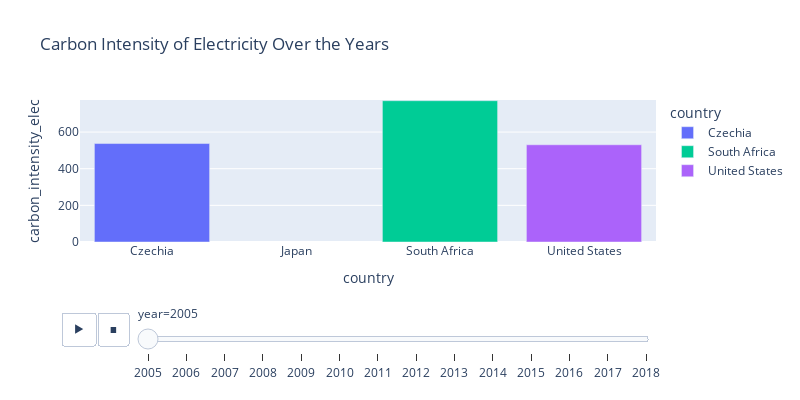

Here is the notebook cell this chart was saved with:
### Code cell
# Filter the DataFrame for the years 2005 to 2024
filtered_df = df_mongo[(df_mongo['year'] >= 2005) & (df_mongo['year'] <= 2024)]

# Group by country and calculate the average carbon intensity of electricity for each country
avg_carbon_intensity = filtered_df.groupby('country')['carbon_intensity_elec'].mean().reset_index()

# Sort by carbon intensity and select the top N countries (e.g., top 5)
top_countries = avg_carbon_intensity.sort_values('carbon_intensity_elec', ascending=False).head(4)['country'].tolist()

# Filter the original DataFrame for the top N countries
df_filtered = filtered_df[filtered_df['country'].isin(top_countries)]

# Check if there are any entries in the filtered DataFrame
if df_filtered.empty:
    print("No data available for the top countries and year range.")
else:
    # Create the bar chart with the filtered data
    fig = px.bar(df_filtered, 
                 x='country', 
                 y='carbon_intensity_elec', 
                 color='country', 
                 animation_frame="year", 
                 animation_group="country", 
                 range_y=[0, df_filtered['carbon_intensity_elec'].max()], 
                 title=('Carbon Intensity of Electricity Over the Years'),
                 width=800,  
                 height=400)
    

# Save the plot as an HTML file
html_filename = 'Carbon Intensity of Electricity Over the Years_plotly.html'
fig.write_html(html_filename)

# Show the visual
fig.show()

### Figure 1 — Plotly figure (JSON) as saved in the notebook; plotly's stock layout.template omitted (floating-point values rounded to 4 significant figures)
{"data": [{"alignmentgroup": "True", "hovertemplate": "country=%{x}<br>year=2005<br>carbon_intensity_elec=%{y}<extra></extra>", "ids": ["Czechia", "Czechia", "Czechia", "Czechia", "Czechia", "Czechia", "Czechia", "Czechia", "Czechia", "Czechia", "Czechia", "Czechia", "Czechia", "Czechia", "Czechia", "Czechia", "Czechia", "Czechia", "Czechia", "Czechia", "Czechia", "Czechia", "Czechia"], "legendgroup": "Czechia", "marker": {"color": "#636efa", "pattern": {"shape": ""}}, "name": "Czechia", "offsetgroup": "Czechia", "orientation": "v", "showlegend": true, "textposition": "auto", "type": "bar", "x": ["Czechia", "Czechia", "Czechia", "Czechia", "Czechia", "Czechia", "Czechia", "Czechia", "Czechia", "Czechia", "Czechia", "Czechia", "Czechia", "Czechia", "Czechia", "Czechia", "Czechia", "Czechia", "Czechia", "Czechia", "Czechia", "Czechia", "Czechia"], "xaxis": "x", "y": [537.3, 537.3, 537.3, 537.3, 537.3, 537.3, 537.3, 537.3, 537.3, 537.3, 537.3, 537.3, 537.3, 537.3, 537.3, 537.3, 537.3, 537.3, 537.3, 537.3, 537.3, 537.3, 537.3], "yaxis": "y"}, {"alignmentgroup": "True", "hovertemplate": "country=%{x}<br>year=2005<br>carbon_intensity_elec=%{y}<extra></extra>", "ids": ["South Africa", "South Africa", "South Africa", "South Africa", "South Africa", "South Africa", "South Africa", "South Africa", "South Africa", "South Africa", "South Africa", "South Africa", "South Africa", "South Africa", "South Africa", "South Africa", "South Africa", "South Africa", "South Africa", "South Africa", "South Africa", "South Africa", "South Africa"], "legendgroup": "South Africa", "marker": {"color": "#00cc96", "pattern": {"shape": ""}}, "name": "South Africa", "offsetgroup": "South Africa", "orientation": "v", "showlegend": true, "textposition": "auto", "type": "bar", "x": ["South Africa", "South Africa", "South Africa", "South Africa", "South Africa", "South Africa", "South Africa", "South Africa", "South Africa", "South Africa", "South Africa", "South Africa", "South Africa", "South Africa", "South Africa", "South Africa", "South Africa", "South Africa", "South Africa", "South Africa", "South Africa", "South Africa", "South Africa"], "xaxis": "x", "y": [771.0, 771.0, 771.0, 771.0, 771.0, 771.0, 771.0, 771.0, 771.0, 771.0, 771.0, 771.0, 771.0, 771.0, 771.0, 771.0, 771.0, 771.0, 771.0, 771.0, 771.0, 771.0, 771.0], "yaxis": "y"}, {"alignmentgroup": "True", "hovertemplate": "country=%{x}<br>year=2005<br>carbon_intensity_elec=%{y}<extra></extra>", "ids": ["United States", "United States", "United States", "United States", "United States", "United States", "United States", "United States", "United States", "United States", "United States", "United States", "United States", "United States", "United States", "United States", "United States", "United States", "United States", "United States", "United States", "United States", "United States"], "legendgroup": "United States", "marker": {"color": "#ab63fa", "pattern": {"shape": ""}}, "name": "United States", "offsetgroup": "United States", "orientation": "v", "showlegend": true, "textposition": "auto", "type": "bar", "x": ["United States", "United States", "United States", "United States", "United States", "United States", "United States", "United States", "United States", "United States", "United States", "United States", "United States", "United States", "United States", "United States", "United States", "United States", "United States", "United States", "United States", "United States", "United States"], "xaxis": "x", "y": [530.5, 530.5, 530.5, 530.5, 530.5, 530.5, 530.5, 530.5, 530.5, 530.5, 530.5, 530.5, 530.5, 530.5, 530.5, 530.5, 530.5, 530.5, 530.5, 530.5, 530.5, 530.5, 530.5], "yaxis": "y"}], "layout": {"barmode": "relative", "height": 400, "legend": {"title": {"text": "country"}, "tracegroupgap": 0}, "sliders": [{"active": 0, "currentvalue": {"prefix": "year="}, "len": 0.9, "pad": {"b": 10, "t": 60}, "steps": [{"args": [["2005"], {"frame": {"duration": 0, "redraw": true}, "fromcurrent": true, "mode": "immediate", "transition": {"duration": 0, "easing": "linear"}}], "label": "2005", "method": "animate"}, {"args": [["2006"], {"frame": {"duration": 0, "redraw": true}, "fromcurrent": true, "mode": "immediate", "transition": {"duration": 0, "easing": "linear"}}], "label": "2006", "method": "animate"}, {"args": [["2007"], {"frame": {"duration": 0, "redraw": true}, "fromcurrent": true, "mode": "immediate", "transition": {"duration": 0, "easing": "linear"}}], "label": "2007", "method": "animate"}, {"args": [["2008"], {"frame": {"duration": 0, "redraw": true}, "fromcurrent": true, "mode": "immediate", "transition": {"duration": 0, "easing": "linear"}}], "label": "2008", "method": "animate"}, {"args": [["2009"], {"frame": {"duration": 0, "redraw": true}, "fromcurrent": true, "mode": "immediate", "transition": {"duration": 0, "easing": "linear"}}], "label": "2009", "method": "animate"}, {"args": [["2010"], {"frame": {"duration": 0, "redraw": true}, "fromcurrent": true, "mode": "immediate", "transition": {"duration": 0, "easing": "linear"}}], "label": "2010", "method": "animate"}, {"args": [["2011"], {"frame": {"duration": 0, "redraw": true}, "fromcurrent": true, "mode": "immediate", "transition": {"duration": 0, "easing": "linear"}}], "label": "2011", "method": "animate"}, {"args": [["2012"], {"frame": {"duration": 0, "redraw": true}, "fromcurrent": true, "mode": "immediate", "transition": {"duration": 0, "easing": "linear"}}], "label": "2012", "method": "animate"}, {"args": [["2013"], {"frame": {"duration": 0, "redraw": true}, "fromcurrent": true, "mode": "immediate", "transition": {"duration": 0, "easing": "linear"}}], "label": "2013", "method": "animate"}, {"args": [["2014"], {"frame": {"duration": 0, "redraw": true}, "fromcurrent": true, "mode": "immediate", "transition": {"duration": 0, "easing": "linear"}}], "label": "2014", "method": "animate"}, {"args": [["2015"], {"frame": {"duration": 0, "redraw": true}, "fromcurrent": true, "mode": "immediate", "transition": {"duration": 0, "easing": "linear"}}], "label": "2015", "method": "animate"}, {"args": [["2016"], {"frame": {"duration": 0, "redraw": true}, "fromcurrent": true, "mode": "immediate", "transition": {"duration": 0, "easing": "linear"}}], "label": "2016", "method": "animate"}, {"args": [["2017"], {"frame": {"duration": 0, "redraw": true}, "fromcurrent": true, "mode": "immediate", "transition": {"duration": 0, "easing": "linear"}}], "label": "2017", "method": "animate"}, {"args": [["2018"], {"frame": {"duration": 0, "redraw": true}, "fromcurrent": true, "mode": "immediate", "transition": {"duration": 0, "easing": "linear"}}], "label": "2018", "method": "animate"}], "x": 0.1, "xanchor": "left", "y": 0, "yanchor": "top"}], "title": {"text": "Carbon Intensity of Electricity Over the Years"}, "updatemenus": [{"buttons": [{"args": [null, {"frame": {"duration": 500, "redraw": true}, "fromcurrent": true, "mode": "immediate", "transition": {"duration": 500, "easing": "linear"}}], "label": "&#9654;", "method": "animate"}, {"args": [[null], {"frame": {"duration": 0, "redraw": true}, "fromcurrent": true, "mode": "immediate", "transition": {"duration": 0, "easing": "linear"}}], "label": "&#9724;", "method": "animate"}], "direction": "left", "pad": {"r": 10, "t": 70}, "showactive": false, "type": "buttons", "x": 0.1, "xanchor": "right", "y": 0, "yanchor": "top"}], "width": 800, "xaxis": {"anchor": "y", "categoryarray": ["Czechia", "Japan", "South Africa", "United States"], "categoryorder": "array", "domain": [0, 1], "title": {"text": "country"}}, "yaxis": {"anchor": "x", "domain": [0, 1], "range": [0, 774.9], "title": {"text": "carbon_intensity_elec"}}}}
